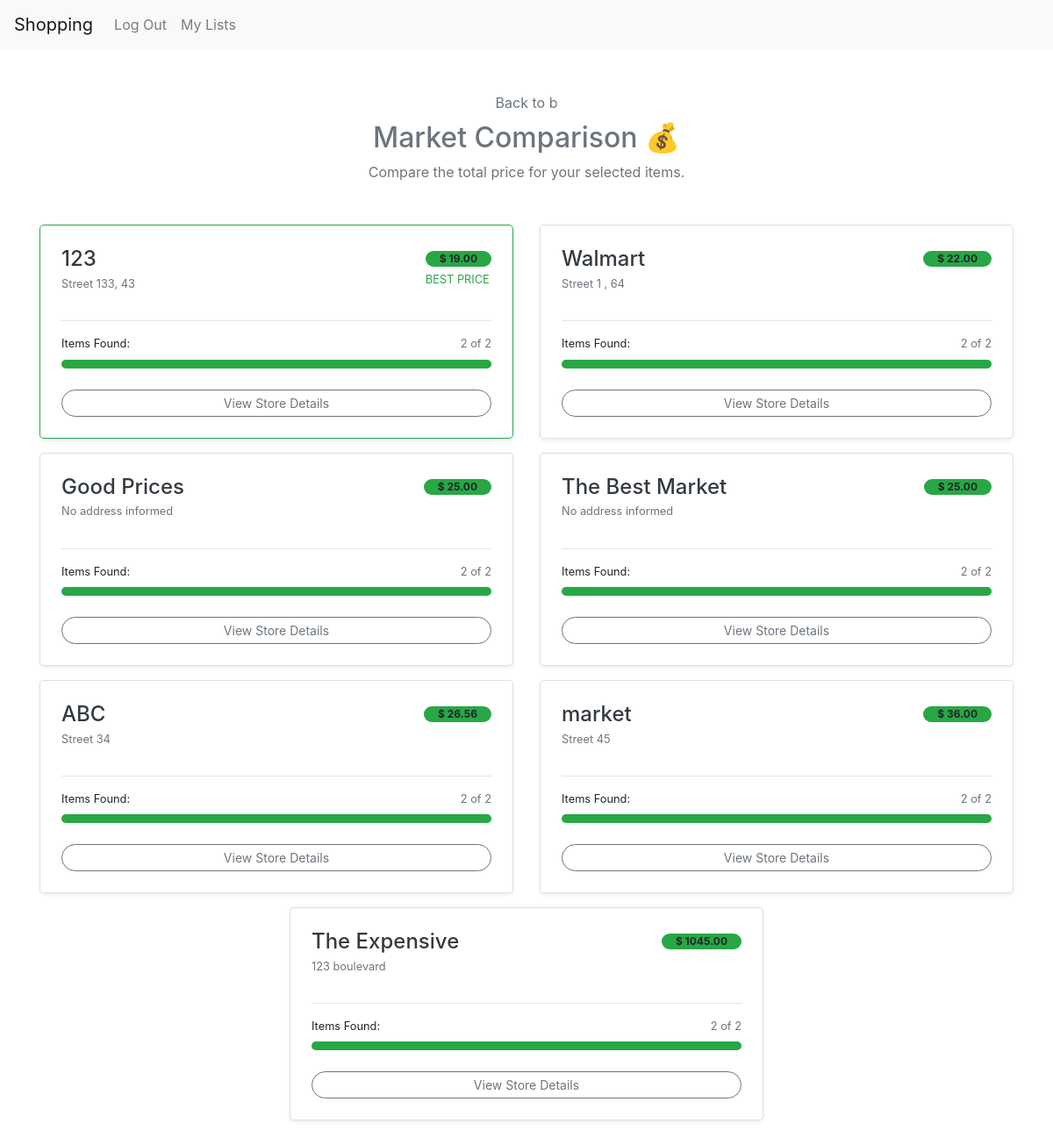
Page /prices/10/ (signed in) on the earlier database version.
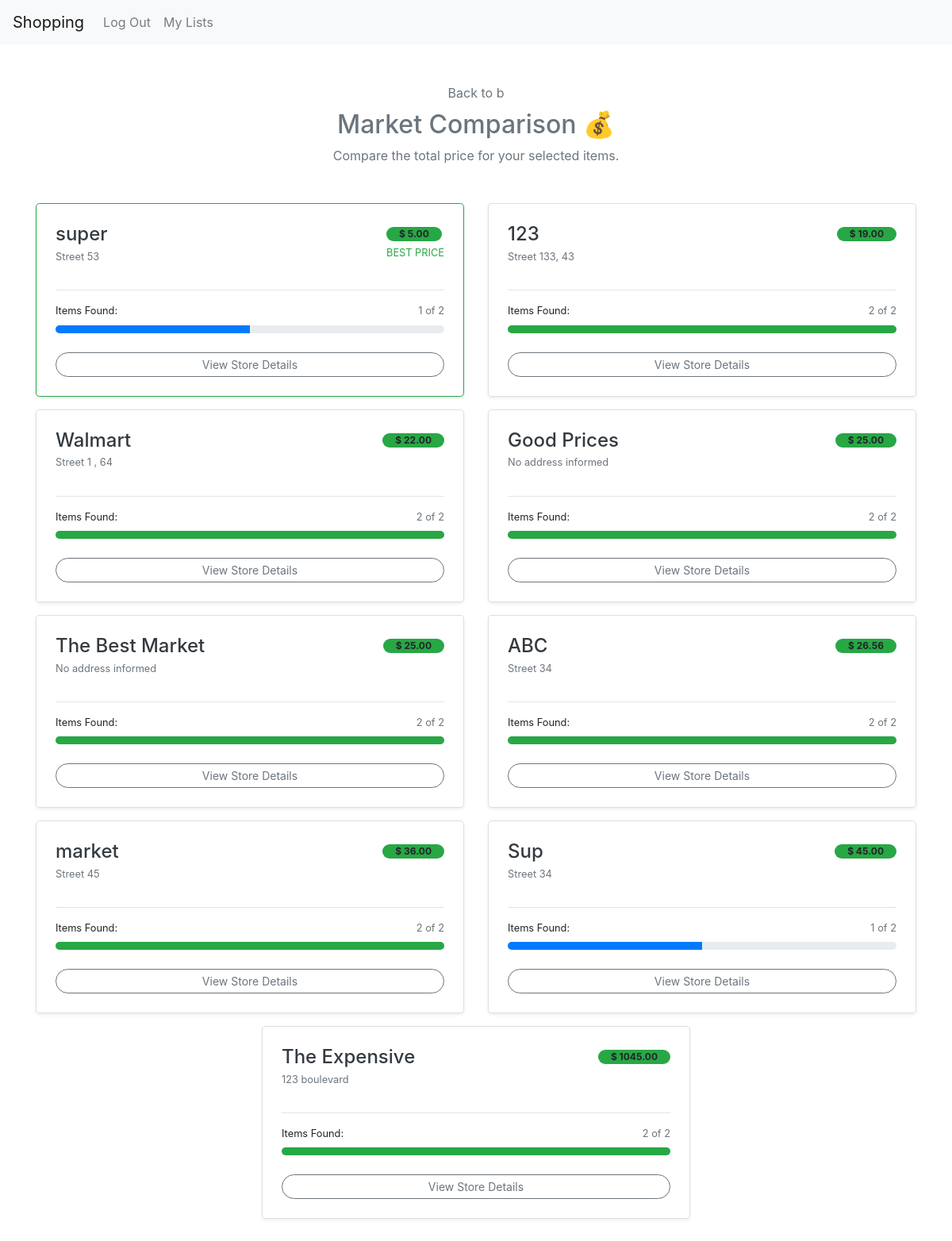
Same page on the later database version.
### listsapp/models.py (models this page shows, shortened)
class List(models.Model):
    user = models.ForeignKey("User",on_delete=models.CASCADE, related_name="lists")
    name = models.CharField(max_length=100)
    products = models.ManyToManyField(Product, blank=True)

class User(AbstractUser):
    is_supermarket = models.BooleanField(default=False)
    address = models.CharField(max_length=255, blank=True, null=True)

### listsapp/views.py (the view)
# urls.py: path("prices/<int:list_id>/", views.prices, name="prices"),
def prices(request, list_id):
    list_obj = get_object_or_404(List, id=list_id, user=request.user)
    products = list_obj.products.all()
    supermarkets = User.objects.filter(is_supermarket=True)
    price_per_market = []
    total_products = products.count()
    for supermarket in supermarkets:
        total_price = 0
        found_products = 0
        for product in products:
            price_obj = PriceMkt.objects.filter(supermarket=supermarket, product=product).first()
            if price_obj:
                total_price += price_obj.price
                found_products += 1
        if found_products > 0:
            price_per_market.append({
                "supermarket": supermarket,
                "total_price": total_price,
                "found_products": found_products,
                "total_products": total_products,
            })
    price_per_market = sorted(price_per_market, key=lambda x: x['total_price'])
    return render(request, "listsapp/prices.html", {
        "price_per_market": price_per_market,
        "list": list_obj
    })

### listsapp/templates/listsapp/prices.html (shortened to what this page needs)
{% extends "listsapp/layout.html" %}
{% block body %}
<div class="container mt-5">
    <div class="text-center mb-5">
        <a href="{% url 'listpage' list.id %}" class="btn btn-link text-decoration-none text-muted p-0 mb-2">
             Back to {{ list.name }}
        </a>
        <h2 class="display-5 fw-bold text-secondary">Market Comparison 💰</h2>
        <p class="text-muted">Compare the total price for your selected items.</p>
    </div>
    {% if price_per_market %}
        <div class="row justify-content-center g-4">
            {% for market in price_per_market %}
            <div class="col-md-8 col-lg-6">
                <div class="card shadow-sm mb-3 rounded-lg {% if forloop.first %}border-start border-success border-5{% endif %}">
                    <div class="card-body p-4">
                        <div class="d-flex justify-content-between align-items-start">
                            <div>
                                <h4 class="fw-bold text-dark mb-1">{{ market.supermarket.username }}</h4>
                                <p class="text-muted small mb-3">
                                    {% if market.supermarket.address %}
                                        {{ market.supermarket.address }}
                                    {% else %}
                                        No address informed
                                    {% endif %}
                                </p>
                            </div>
                            <div class="text-end">
                                <span class="badge bg-success fs-5 rounded-pill px-3">
                                    $ {{ market.total_price|floatformat:2 }}
                                </span>
                                {% if forloop.first %}
                                    <div class="text-success small fw-bold mt-1">BEST PRICE</div>
                                {% endif %}
                            </div>
                        </div>
                        <hr>
                        <div class="d-flex justify-content-between align-items-center mb-2">
                            <span class="small fw-bold">Items Found:</span>
                            <span class="small text-muted">{{ market.found_products }} of {{ market.total_products }}</span>
                        </div>
                        {% widthratio market.found_products market.total_products 100 as percentage %}
                        <div class="progress rounded-pill" style="height: 10px;">
                            <div class="progress-bar {% if percentage == '100' %}bg-success{% else %}bg-primary{% endif %}"
                                 role="progressbar"
                                 style="width: {{ percentage }}%">
                            </div>
                        </div>
                        <div class="mt-4">
                            <a href="{% url 'supermarketpage' market.supermarket.id %}" class="btn btn-outline-secondary btn-sm w-100 rounded-pill">
                                View Store Details
                            </a>
                        </div>
                    </div>
                </div>
            </div>
            {% endfor %}
        </div>
    {% else %}
        <div class="text-center py-5">
            <i class="bi bi-cart-x text-muted display-1"></i>
            <h4 class="mt-3 text-secondary">No prices available for this list yet.</h4>
            <p class="text-muted">Try adding products that have prices registered in supermarkets.</p>
        </div>
    {% endif %}
</div>
{% endblock %}

### listsapp/templates/listsapp/layout.html (shortened to what this page needs)
{% load static %}
<!DOCTYPE html>
<html lang="en">
    <head>
        <link rel="stylesheet" href="https://stackpath.bootstrapcdn.com/bootstrap/4.4.1/css/bootstrap.min.css">
    </head>
    <body>
        <nav class="navbar navbar-expand-lg navbar-light bg-light">
            <a class="navbar-brand" href="{% url 'index' %}">Shopping</a>
            <div>
              <ul class="navbar-nav mr-auto">
                {% if request.user.is_authenticated %}
                    <li class="nav-item">
                        <a class="nav-link" href="{% url 'logout' %}">Log Out</a>
                    </li>
                    {% if not request.user.is_supermarket%}
                    <li class="nav-item">
                        <a class="nav-link" href="{% url 'userpage' %}">My Lists</a>
                    </li>
                    {% else %}
                    <li class="nav-item">
                        <a class="nav-link" href="{% url 'supermarketpage' request.user.id %}">My Supermarket</a>
                    </li>
                    {% endif %}
                {% endif %}
              </ul>
            </div>
          </nav>
        <div class="body">
            {% block body %}
            {% endblock %}
        </div>
    </body>
</html>

Differences in the rows shown:
added User: supermarket.username "super", supermarket.address "Street 53", total_price "5.00", shows "BEST PRICE", found_products "1", total_products "2", {{ percentage }} 50 (drawn)
shown differently, row unchanged: User "Street 133, 43": no longer shows "BEST PRICE"
added User: supermarket.username "Sup", supermarket.address "Street 34", total_price "45.00", found_products "1", total_products "2", {{ percentage }} 50 (drawn)
